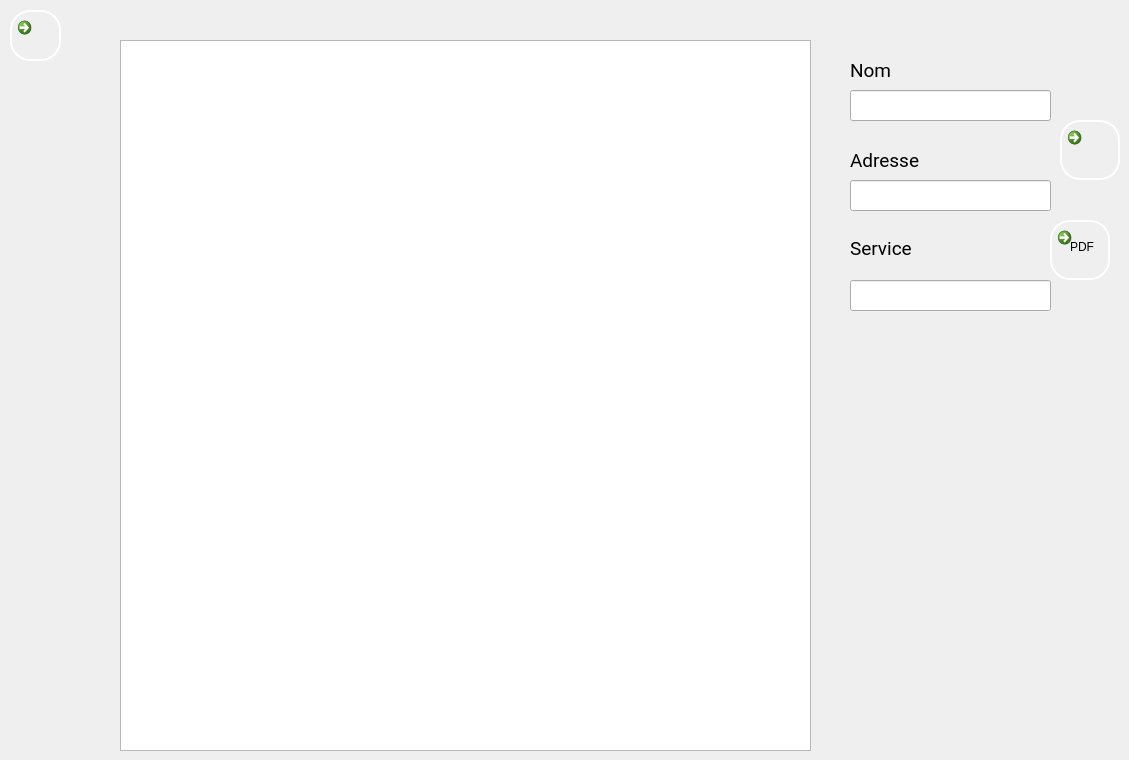
   <widget class="QWidget" name="afficher_societe">
    <widget class="QCommandLinkButton" name="search_3">
     <property name="geometry">
      <rect>
       <x>1060</x>
       <y>120</y>
       <width>60</width>
       <height>60</height>
      </rect>
     </property>
     <property name="font">
      <font>
       <family>Segoe UI</family>
       <pointsize>5</pointsize>
      </font>
     </property>
     <property name="styleSheet">
      <string notr="true">QPushButton{
 border-width: 2px;
border-style: outset;
border-color: white;
border-radius: 20px;
padding:0 8;
}
QPushButton:hover
{
background:#f5f5f5;
}
QPushButton:pressed{
border-style: inset;
border-radius: 20px;
padding:0 8;
background:#eeeeee;
}</string>
     </property>
     <property name="text">
      <string/>
     </property>
     <property name="icon">
      <iconset>
       <normaloff>D:/Proj icons/search.png</normaloff>D:/Proj icons/search.png</iconset>
     </property>
     <property name="iconSize">
      <size>
       <width>50</width>
       <height>50</height>
      </size>
     </property>
    </widget>
    <widget class="QLabel" name="text_5">
     <property name="geometry">
      <rect>
       <x>850</x>
       <y>150</y>
       <width>121</width>
       <height>21</height>
      </rect>
     </property>
     <property name="font">
      <font>
       <family>Roboto</family>
       <pointsize>14</pointsize>
      </font>
     </property>
     <property name="text">
      <string>Adresse</string>
     </property>
    </widget>
    <widget class="QLabel" name="text_6">
     <property name="geometry">
      <rect>
       <x>850</x>
       <y>60</y>
       <width>161</width>
       <height>21</height>
      </rect>
     </property>
     <property name="font">
      <font>
       <family>Roboto</family>
       <pointsize>14</pointsize>
      </font>
     </property>
     <property name="text">
      <string>Nom</string>
     </property>
    </widget>
    <widget class="QCommandLinkButton" name="backtosociete">
     <property name="geometry">
      <rect>
       <x>10</x>
       <y>10</y>
       <width>51</width>
       <height>51</height>
      </rect>
     </property>
     <property name="styleSheet">
      <string notr="true">QPushButton{
 border-width: 2px;
border-style: outset;
border-color: white;
border-radius: 20px;
padding:0 8;
}
QPushButton:hover
{
background:#f5f5f5;
}
QPushButton:pressed{
border-style: inset;
border-radius: 20px;
padding:0 8;
background:#eeeeee;
}</string>
     </property>
     <property name="text">
      <string/>
     </property>
     <property name="iconSize">
      <size>
       <width>32</width>
       <height>32</height>
      </size>
     </property>
    </widget>
    <widget class="QTableView" name="tableView_2">
     <property name="geometry">
      <rect>
       <x>120</x>
       <y>40</y>
       <width>691</width>
       <height>711</height>
      </rect>
     </property>
     <property name="font">
      <font>
       <family>Roboto</family>
       <pointsize>10</pointsize>
      </font>
     </property>
     <property name="styleSheet">
      <string notr="true">QTableView { selection-color: white }</string>
     </property>
    </widget>
    <widget class="QLabel" name="text_7">
     <property name="geometry">
      <rect>
       <x>850</x>
       <y>238</y>
       <width>71</width>
       <height>21</height>
      </rect>
     </property>
     <property name="font">
      <font>
       <family>Roboto</family>
       <pointsize>14</pointsize>
      </font>
     </property>
     <property name="text">
      <string>Service</string>
     </property>
    </widget>
    <widget class="QLineEdit" name="nom_s">
     <property name="geometry">
      <rect>
       <x>850</x>
       <y>90</y>
       <width>201</width>
       <height>31</height>
      </rect>
     </property>
     <property name="font">
      <font>
       <family>Roboto Light</family>
       <pointsize>12</pointsize>
      </font>
     </property>
    </widget>
    <widget class="QLineEdit" name="adresse_s">
     <property name="geometry">
      <rect>
       <x>850</x>
       <y>180</y>
       <width>201</width>
       <height>31</height>
      </rect>
     </property>
     <property name="font">
      <font>
       <family>Roboto Light</family>
       <pointsize>12</pointsize>
      </font>
     </property>
    </widget>
    <widget class="QLineEdit" name="service_s">
     <property name="geometry">
      <rect>
       <x>850</x>
       <y>280</y>
       <width>201</width>
       <height>31</height>
      </rect>
     </property>
     <property name="font">
      <font>
       <family>Roboto Light</family>
       <pointsize>12</pointsize>
      </font>
     </property>
    </widget>
    <widget class="QCommandLinkButton" name="pdf">
     <property name="geometry">
      <rect>
       <x>1050</x>
       <y>220</y>
       <width>60</width>
       <height>60</height>
      </rect>
     </property>
     <property name="font">
      <font>
       <family>Segoe UI</family>
       <pointsize>5</pointsize>
      </font>
     </property>
     <property name="styleSheet">
      <string notr="true">QPushButton{
 border-width: 2px;
border-style: outset;
border-color: white;
border-radius: 20px;
padding:0 8;
}
QPushButton:hover
{
background:#f5f5f5;
}
QPushButton:pressed{
border-style: inset;
border-radius: 20px;
padding:0 8;
background:#eeeeee;
}</string>
     </property>
     <property name="text">
      <string/>
     </property>
     <property name="icon">
      <iconset>
       <normaloff>D:/Proj icons/search.png</normaloff>D:/Proj icons/search.png</iconset>
     </property>
     <property name="iconSize">
      <size>
       <width>50</width>
       <height>50</height>
      </size>
     </property>
    </widget>
    <widget class="QLabel" name="label_6">
     <property name="geometry">
      <rect>
       <x>1070</x>
       <y>240</y>
       <width>47</width>
       <height>13</height>
      </rect>
     </property>
     <property name="styleSheet">
      <string notr="true">font: 75 10pt &quot;MS Shell Dlg 2&quot;;</string>
     </property>
     <property name="text">
      <string>PDF</string>
     </property>
    </widget>
   </widget>
